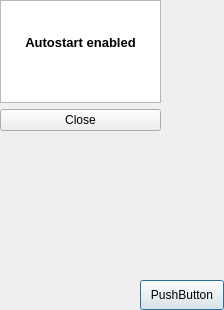
<?xml version="1.0" encoding="UTF-8"?>
<ui version="4.0">
 <class>Dialog</class>
 <widget class="QDialog" name="Dialog">
  <property name="enabled">
   <bool>true</bool>
  </property>
  <property name="geometry">
   <rect>
    <x>0</x>
    <y>0</y>
    <width>224</width>
    <height>310</height>
   </rect>
  </property>
  <property name="sizePolicy">
   <sizepolicy hsizetype="Fixed" vsizetype="Fixed">
    <horstretch>0</horstretch>
    <verstretch>0</verstretch>
   </sizepolicy>
  </property>
  <property name="windowTitle">
   <string>Autostart</string>
  </property>
  <property name="windowIcon">
   <iconset>
    <normaloff>assets/logo_small.png</normaloff>assets/logo_small.png</iconset>
  </property>
  <widget class="QPushButton" name="pushButton">
   <property name="geometry">
    <rect>
     <x>140</x>
     <y>280</y>
     <width>84</width>
     <height>30</height>
    </rect>
   </property>
   <property name="text">
    <string>PushButton</string>
   </property>
  </widget>
  <widget class="QWidget" name="gridLayoutWidget">
   <property name="geometry">
    <rect>
     <x>0</x>
     <y>0</y>
     <width>161</width>
     <height>131</height>
    </rect>
   </property>
   <layout class="QGridLayout" name="gridLayout">
    <item row="1" column="0">
     <widget class="QPushButton" name="close">
      <property name="text">
       <string>Close</string>
      </property>
     </widget>
    </item>
    <item row="0" column="0">
     <widget class="QTextBrowser" name="textBrowser">
      <property name="html">
       <string>&lt;!DOCTYPE HTML PUBLIC &quot;-//W3C//DTD HTML 4.0//EN&quot; &quot;http://www.w3.org/TR/REC-html40/strict.dtd&quot;&gt;
&lt;html&gt;&lt;head&gt;&lt;meta name=&quot;qrichtext&quot; content=&quot;1&quot; /&gt;&lt;style type=&quot;text/css&quot;&gt;
p, li { white-space: pre-wrap; }
&lt;/style&gt;&lt;/head&gt;&lt;body style=&quot; font-family:'Noto Sans'; font-size:10pt; font-weight:400; font-style:normal;&quot;&gt;
&lt;p align=&quot;center&quot; style=&quot;-qt-paragraph-type:empty; margin-top:0px; margin-bottom:0px; margin-left:0px; margin-right:0px; -qt-block-indent:0; text-indent:0px;&quot;&gt;&lt;br /&gt;&lt;/p&gt;
&lt;p align=&quot;center&quot; style=&quot;-qt-paragraph-type:empty; margin-top:0px; margin-bottom:0px; margin-left:0px; margin-right:0px; -qt-block-indent:0; text-indent:0px; font-weight:600;&quot;&gt;&lt;br /&gt;&lt;/p&gt;
&lt;p align=&quot;center&quot; style=&quot; margin-top:0px; margin-bottom:0px; margin-left:0px; margin-right:0px; -qt-block-indent:0; text-indent:0px;&quot;&gt;&lt;span style=&quot; font-weight:600;&quot;&gt;Autostart enabled&lt;/span&gt;&lt;/p&gt;&lt;/body&gt;&lt;/html&gt;</string>
      </property>
     </widget>
    </item>
   </layout>
  </widget>
 </widget>
 <resources/>
 <connections/>
</ui>
